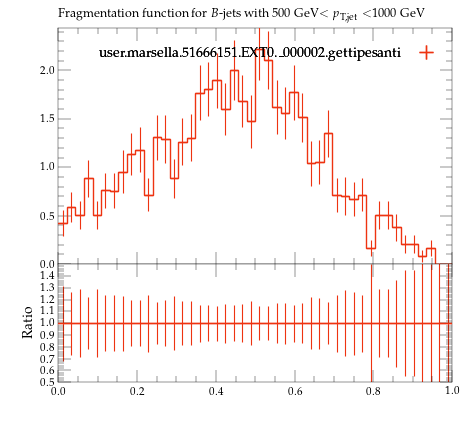

The Python source for this figure:
#! /usr/bin/env python

# This Python script was auto-generated using YODA v2.0.2.
# Analysis object: /MC_HFDECAYS/high_pT_frag_B_jet
# Timestamp: 24-07-2026 (16:40:06)

import matplotlib as mpl
import matplotlib.pyplot as plt
mpl.use('Agg') # comment out for interactive use
import os
import numpy as np

plotDir = os.path.split(os.path.realpath(__file__))[0]
if 'YODA_USER_PLOT_PATH' in globals():
    plot_outdir = globals()['YODA_USER_PLOT_PATH']
else:
    plot_outdir = plotDir

#plot style
plt.style.use(os.path.join(plotDir, '../default.mplstyle'))
# plot metadata
figW, figH = plt.rcParams['figure.figsize']
ax_xLabel = r''
ax_yLabel = r''
ax_title  = r'Fragmentation function for $B$-jets with 500 GeV$<p_\mathrm{T,jet}<$1000 GeV'
ax_xScale = 'linear'
ax_yScale = 'linear'
xLims = (0.0, 1.0)
yLims = (0.0, 2.4390333)

# TeX-friendly labels for the legend
labels = {
    'legend' : ([ r"user.marsella.51666151.EXT0.\_000002.gettipesanti" ], r""),
}

# Adjust canvas width and height
canvasW = 10.0
canvasH = 9.0
figW *= canvasW/10.
figH *= canvasH/9.

# Create figure and axis objects
fig, (ax, ratio0_ax) = plt.subplots(2, 1, sharex=True,
                  figsize=(figW,figH), gridspec_kw={'height_ratios': (6.0, 3.0)})

# Set figure margins
plt.subplots_adjust(
    left   = 1.0 * plt.rcParams['figure.subplot.left'],
    right  = 1.0 * plt.rcParams['figure.subplot.right'],
    top    = 1.0 * plt.rcParams['figure.subplot.top'],
    bottom = 1.0 * plt.rcParams['figure.subplot.bottom'])

ratio0_ax.yaxis.set_major_locator(mpl.ticker.MultipleLocator(0.1))
ratio0_ax.set_ylim(0.5, 1.4999)
ratio0_ax.set_ylabel('Ratio')

# the numerical data is stored in a separate file
dataf = dict()
prefix = os.path.split(__file__)[0]
if prefix:    prefix = prefix + '/'
exec(open(prefix+'high_pT_frag_B_jet__data.py').read(), dataf)


legend_handles = dict() # keep track of handles for the legend

# style options for curves
# starts at zorder>=5 to draw curve on top of legend
styles = {
  'user.marsella.51666151.EXT0._000002.gettipesanti.yoda.gz': {
    'color' : '#EE3311',
    'linestyle' : '-',
    'linewidth' : 1,
    'marker' : 'none',
    'markersize' : 2,
    'capsize' : 0.0,
    'zorder' : 5,
    'histstyle' : 1,
    'drawstyle' : 'steps-pre',
    'xerrorbars' : 1,
    'yerrorbars' : 1,
    'fillcolor' : None,
    'fillopacity' : 1.0,
    'ratio0_linestyle' : '-',
    'ratio0_linewidth' : 1,
    'ratio0_marker' : 'none',
    'ratio0_markersize' : 2,
    'ratio0_capsize' : 0.0,
    'ratio0_zorder' : 5,
    'ratio0_histstyle' : 1,
    'ratio0_drawstyle' : 'steps-pre',
    'ratio0_xerrorbars' : 1,
    'ratio0_yerrorbars' : 1,
  },
}

# curve from input yoda files in main panel
for label, yvals in dataf['yvals'].items():
    if all(np.isnan(v) for v in dataf['yvals'][label]):
        continue
    tmp = None
    if styles[label]['histstyle']: # draw as histogram
        xpos = dataf['xedges'][label] if styles[label]['drawstyle'] else dataf['xpoints'][label]
        ypos = np.insert(yvals, 0, yvals[0]) if styles[label]['drawstyle'] else yvals
        if styles[label]['fillcolor']: # fill area below curve
            ax.fill_between(xpos, ypos, step='pre',
                            color=styles[label]['fillcolor'],
                            alpha=styles[label]['fillopacity'])
        tmp, = ax.plot(xpos, ypos,
                       color=styles[label]['color'],
                       linestyle=styles[label]['linestyle'],
                       linewidth=styles[label]['linewidth'],
                       drawstyle=styles[label]['drawstyle'], solid_joinstyle='miter',
                       zorder=styles[label]['zorder'], label=label)
    tmp = ax.errorbar(dataf['xpoints'][label], yvals,
                      xerr=np.array(dataf['xerrs'][label])*styles[label]['xerrorbars'],
                      yerr=np.array(dataf['yerrs'][label])*styles[label]['yerrorbars'],
                      fmt=styles[label]['marker'], capsize=styles[label]['capsize'],
                      markersize=styles[label]['markersize'],
                      ecolor=styles[label]['color'],
                      color=styles[label]['color'], zorder=styles[label]['zorder'])
    tmp[-1][0].set_linestyle(styles[label]['linestyle'])
    tmp[-1][0].set_linewidth(styles[label]['linewidth'])
    if label in dataf['add_legend_handle']:  legend_handles[label] = tmp
    for varLabel in dataf['variation_yvals'].keys():
        if varLabel.startswith(label):
            tmp, = ax.plot(dataf['xedges'][label], dataf['variation_yvals'][varLabel],
                           color=styles[label]['color'],
                           linestyle=styles[label]['linestyle'],
                           linewidth=styles[label]['linewidth'],
                           drawstyle='steps-pre', solid_joinstyle='miter',
                           zorder=styles[label]['zorder'], alpha=0.5)


# plots on ratio panel
# curve from input yoda files in ratio panel
for label, yvals in dataf['ratio0_yvals'].items():
    if all(np.isnan(v) for v in yvals):
        continue
    if styles[label]['ratio0_histstyle']: # plot as histogram
        xpos = dataf['xedges']['user.marsella.51666151.EXT0._000002.gettipesanti.yoda.gz'] if styles[label]['ratio0_drawstyle'] else dataf['xpoints']['user.marsella.51666151.EXT0._000002.gettipesanti.yoda.gz']
        ypos = np.insert(yvals, 0, yvals[0]) if styles[label]['ratio0_drawstyle'] else yvals
        ratio0_ax.plot(xpos, ypos,
                       color=styles[label]['color'],
                       linewidth=styles[label]['linewidth'],
                       linestyle=styles[label]['ratio0_linestyle'],
                       drawstyle=styles[label]['ratio0_drawstyle'], zorder=styles[label]['zorder'],
                       solid_joinstyle='miter')
    tmp = ratio0_ax.errorbar(dataf['xpoints']['user.marsella.51666151.EXT0._000002.gettipesanti.yoda.gz'], yvals,
                             xerr=np.array(dataf['ref_xerrs'])*styles[label]['ratio0_xerrorbars'],
                             yerr=np.array(dataf['ratio0_yerrs'][label])*styles[label]['ratio0_yerrorbars'],
                             fmt=styles[label]['ratio0_marker'], capsize=styles[label]['ratio0_capsize'],
                             markersize=styles[label]['ratio0_markersize'],
                             ecolor=styles[label]['color'],
                             color=styles[label]['color'])
    tmp[-1][0].set_linestyle(styles[label]['ratio0_linestyle'])
    tmp[-1][0].set_linewidth(styles[label]['ratio0_linewidth'])

    for varlabel in dataf['ratio0_variation_vals'].keys():
        if varlabel.startswith(label):
            ratio0_ax.plot(dataf['xedges']['user.marsella.51666151.EXT0._000002.gettipesanti.yoda.gz'],
                            dataf['ratio0_variation_vals'][varlabel],
                            color=styles[label]['color'],
                            linestyle=styles[label]['linestyle'],
                            linewidth=styles[label]['linewidth'],
                            drawstyle='steps-pre', solid_joinstyle='miter',
                            zorder=1, alpha=0.5)

legend_items = list(legend_handles.values())
ax.add_artist(ax.legend(legend_items,
                        labels['legend'][0],
                        title=labels['legend'][1],
                        alignment='right',
                        loc='upper right',
                        bbox_to_anchor=(1.0, 0.97),markerfirst=False))

# set plot metadata as defined above
ratio0_ax.set_xlabel(ax_xLabel)
ratio0_ax.xaxis.set_label_coords(1., -0.15)
ax.set_ylabel(ax_yLabel, ha='right', va='top')
ax.yaxis.set_label_coords(-0.11, 1.0)
ax.set_title(ax_title, loc='left')
ax.set_xscale(ax_xScale)
ax.set_yscale(ax_yScale)
ax.set_xlim(xLims)
ax.set_ylim(yLims)

# tick formatting
plt.rcParams['xtick.top'] = True
plt.rcParams['ytick.right'] = True
fig.align_ylabels((ax, ratio0_ax))
plt.savefig(os.path.join(plot_outdir, 'high_pT_frag_B_jet.pdf'), format='PDF')
plt.savefig(os.path.join(plot_outdir, 'high_pT_frag_B_jet.png'), format='PNG')

plt.close(fig)
